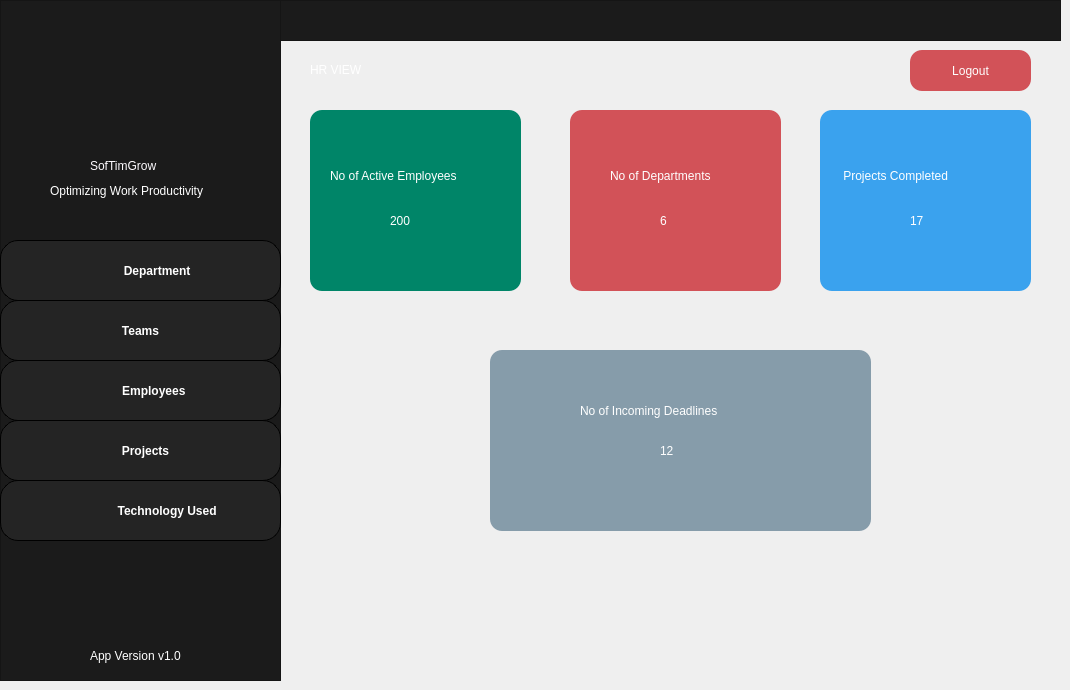
    <widget class="QWidget" name="HRView">
     <widget class="QFrame" name="frame_8">
      <property name="geometry">
       <rect>
        <x>280</x>
        <y>0</y>
        <width>781</width>
        <height>41</height>
       </rect>
      </property>
      <property name="styleSheet">
       <string notr="true">background-color:rgba(27,27,27,255);</string>
      </property>
      <property name="frameShape">
       <enum>QFrame::StyledPanel</enum>
      </property>
      <property name="frameShadow">
       <enum>QFrame::Raised</enum>
      </property>
     </widget>
     <widget class="QFrame" name="frame_9">
      <property name="geometry">
       <rect>
        <x>0</x>
        <y>0</y>
        <width>281</width>
        <height>681</height>
       </rect>
      </property>
      <property name="styleSheet">
       <string notr="true">background-color:rgba(27,27,27,255);</string>
      </property>
      <property name="frameShape">
       <enum>QFrame::StyledPanel</enum>
      </property>
      <property name="frameShadow">
       <enum>QFrame::Raised</enum>
      </property>
      <widget class="QLabel" name="label_19">
       <property name="geometry">
        <rect>
         <x>10</x>
         <y>10</y>
         <width>261</width>
         <height>151</height>
        </rect>
       </property>
       <property name="text">
        <string/>
       </property>
       <property name="pixmap">
        <pixmap resource="../resource.qrc">:/pics/picture/people.png</pixmap>
       </property>
       <property name="scaledContents">
        <bool>true</bool>
       </property>
      </widget>
      <widget class="QLabel" name="label_21">
       <property name="geometry">
        <rect>
         <x>50</x>
         <y>180</y>
         <width>201</width>
         <height>21</height>
        </rect>
       </property>
       <property name="styleSheet">
        <string notr="true">color: rgb(255, 255, 255);
font: italic 9pt &quot;Segoe UI&quot;;</string>
       </property>
       <property name="text">
        <string>Optimizing Work Productivity</string>
       </property>
      </widget>
      <widget class="QLabel" name="label_22">
       <property name="geometry">
        <rect>
         <x>90</x>
         <y>640</y>
         <width>121</width>
         <height>31</height>
        </rect>
       </property>
       <property name="styleSheet">
        <string notr="true">color:white;</string>
       </property>
       <property name="text">
        <string>App Version v1.0</string>
       </property>
      </widget>
      <widget class="QPushButton" name="pushButton_6">
       <property name="geometry">
        <rect>
         <x>0</x>
         <y>360</y>
         <width>281</width>
         <height>61</height>
        </rect>
       </property>
       <property name="styleSheet">
        <string notr="true">
QPushButton {
    /* Light Blue */
	background-color: rgb(36, 36, 36);

color:white;
font: 700 13pt &quot;Arial&quot;;
    border-radius: 18px;
border:1px solid black;
    padding: 5px;
    
    font-weight: bold;
}

QPushButton:hover {
	background-color: rgb(63, 63, 63);
	
}

QPushButton:pressed {
   
	background-color: rgb(65, 79, 72);
}</string>
       </property>
       <property name="text">
        <string>        Employees</string>
       </property>
      </widget>
      <widget class="QPushButton" name="pushButton_9">
       <property name="geometry">
        <rect>
         <x>0</x>
         <y>240</y>
         <width>281</width>
         <height>61</height>
        </rect>
       </property>
       <property name="styleSheet">
        <string notr="true">
QPushButton {
    /* Light Blue */
	background-color: rgb(36, 36, 36);

color:white;
font: 700 13pt &quot;Arial&quot;;
    border-radius: 18px;
border:1px solid black;
    padding: 5px;
    
    font-weight: bold;
}

QPushButton:hover {
	background-color: rgb(63, 63, 63);
	
}

QPushButton:pressed {
   
	background-color: rgb(65, 79, 72);
}</string>
       </property>
       <property name="text">
        <string>          Department</string>
       </property>
      </widget>
      <widget class="QPushButton" name="pushButton_10">
       <property name="geometry">
        <rect>
         <x>0</x>
         <y>300</y>
         <width>281</width>
         <height>61</height>
        </rect>
       </property>
       <property name="styleSheet">
        <string notr="true">
QPushButton {
    /* Light Blue */
	background-color: rgb(36, 36, 36);

color:white;
font: 700 13pt &quot;Arial&quot;;
    border-radius: 18px;
border:1px solid black;
    padding: 5px;
    
    font-weight: bold;
}

QPushButton:hover {
	background-color: rgb(63, 63, 63);
	
}

QPushButton:pressed {
   
	background-color: rgb(65, 79, 72);
}</string>
       </property>
       <property name="text">
        <string>Teams</string>
       </property>
      </widget>
      <widget class="QPushButton" name="pushButton_8">
       <property name="geometry">
        <rect>
         <x>0</x>
         <y>420</y>
         <width>281</width>
         <height>61</height>
        </rect>
       </property>
       <property name="styleSheet">
        <string notr="true">
QPushButton {
    /* Light Blue */
	background-color: rgb(36, 36, 36);

color:white;
font: 700 13pt &quot;Arial&quot;;
    border-radius: 18px;
border:1px solid black;
    padding: 5px;
    
    font-weight: bold;
}

QPushButton:hover {
	background-color: rgb(63, 63, 63);
	
}

QPushButton:pressed {
   
	background-color: rgb(65, 79, 72);
}</string>
       </property>
       <property name="text">
        <string>   Projects</string>
       </property>
      </widget>
      <widget class="QPushButton" name="pushButton_30">
       <property name="geometry">
        <rect>
         <x>0</x>
         <y>480</y>
         <width>281</width>
         <height>61</height>
        </rect>
       </property>
       <property name="styleSheet">
        <string notr="true">
QPushButton {
    /* Light Blue */
	background-color: rgb(36, 36, 36);

color:white;
font: 700 13pt &quot;Arial&quot;;
    border-radius: 18px;
border:1px solid black;
    padding: 5px;
    
    font-weight: bold;
}

QPushButton:hover {
	background-color: rgb(63, 63, 63);
	
}

QPushButton:pressed {
   
	background-color: rgb(65, 79, 72);
}</string>
       </property>
       <property name="text">
        <string>                Technology Used</string>
       </property>
      </widget>
      <widget class="QLabel" name="label_38">
       <property name="geometry">
        <rect>
         <x>42</x>
         <y>250</y>
         <width>51</width>
         <height>31</height>
        </rect>
       </property>
       <property name="styleSheet">
        <string notr="true">background-color:none;</string>
       </property>
       <property name="text">
        <string/>
       </property>
       <property name="pixmap">
        <pixmap resource="../resource.qrc">:/pics/picture/department.png</pixmap>
       </property>
       <property name="scaledContents">
        <bool>true</bool>
       </property>
      </widget>
     </widget>
     <widget class="QLabel" name="label_36">
      <property name="geometry">
       <rect>
        <x>310</x>
        <y>60</y>
        <width>191</width>
        <height>20</height>
       </rect>
      </property>
      <property name="styleSheet">
       <string notr="true">color:white;</string>
      </property>
      <property name="text">
       <string>HR VIEW</string>
      </property>
     </widget>
     <widget class="QFrame" name="frame_20">
      <property name="geometry">
       <rect>
        <x>310</x>
        <y>110</y>
        <width>211</width>
        <height>181</height>
       </rect>
      </property>
      <property name="styleSheet">
       <string notr="true">border-radius:12px;
background-color:rgba(0,133,104,255);</string>
      </property>
      <property name="frameShape">
       <enum>QFrame::StyledPanel</enum>
      </property>
      <property name="frameShadow">
       <enum>QFrame::Raised</enum>
      </property>
      <widget class="QLabel" name="label_47">
       <property name="geometry">
        <rect>
         <x>20</x>
         <y>50</y>
         <width>211</width>
         <height>31</height>
        </rect>
       </property>
       <property name="styleSheet">
        <string notr="true">font: 12pt &quot;Arial&quot;;
color:white;</string>
       </property>
       <property name="text">
        <string>No of Active Employees</string>
       </property>
      </widget>
      <widget class="QLabel" name="label_48">
       <property name="geometry">
        <rect>
         <x>80</x>
         <y>90</y>
         <width>41</width>
         <height>41</height>
        </rect>
       </property>
       <property name="styleSheet">
        <string notr="true">color: rgb(255, 255, 255);
font: 700 12pt &quot;Arial&quot;;</string>
       </property>
       <property name="text">
        <string>200</string>
       </property>
      </widget>
     </widget>
     <widget class="QFrame" name="frame_21">
      <property name="geometry">
       <rect>
        <x>570</x>
        <y>110</y>
        <width>211</width>
        <height>181</height>
       </rect>
      </property>
      <property name="styleSheet">
       <string notr="true">border-radius:12px;
background-color:rgba(210,82,88,255);</string>
      </property>
      <property name="frameShape">
       <enum>QFrame::StyledPanel</enum>
      </property>
      <property name="frameShadow">
       <enum>QFrame::Raised</enum>
      </property>
      <widget class="QLabel" name="label_49">
       <property name="geometry">
        <rect>
         <x>40</x>
         <y>50</y>
         <width>171</width>
         <height>31</height>
        </rect>
       </property>
       <property name="styleSheet">
        <string notr="true">font: 12pt &quot;Arial&quot;;
color:white;</string>
       </property>
       <property name="text">
        <string>No of Departments</string>
       </property>
      </widget>
      <widget class="QLabel" name="label_50">
       <property name="geometry">
        <rect>
         <x>90</x>
         <y>90</y>
         <width>41</width>
         <height>41</height>
        </rect>
       </property>
       <property name="styleSheet">
        <string notr="true">color: rgb(255, 255, 255);
font: 700 12pt &quot;Arial&quot;;</string>
       </property>
       <property name="text">
        <string>6</string>
       </property>
      </widget>
     </widget>
     <widget class="QFrame" name="frame_22">
      <property name="geometry">
       <rect>
        <x>490</x>
        <y>350</y>
        <width>381</width>
        <height>181</height>
       </rect>
      </property>
      <property name="styleSheet">
       <string notr="true">border-radius:12px;
background-color: rgb(134, 156, 170);</string>
      </property>
      <property name="frameShape">
       <enum>QFrame::StyledPanel</enum>
      </property>
      <property name="frameShadow">
       <enum>QFrame::Raised</enum>
      </property>
      <widget class="QLabel" name="label_51">
       <property name="geometry">
        <rect>
         <x>90</x>
         <y>40</y>
         <width>231</width>
         <height>41</height>
        </rect>
       </property>
       <property name="styleSheet">
        <string notr="true">font: 12pt &quot;Arial&quot;;
color:white;</string>
       </property>
       <property name="text">
        <string>No of Incoming Deadlines</string>
       </property>
      </widget>
      <widget class="QLabel" name="label_52">
       <property name="geometry">
        <rect>
         <x>170</x>
         <y>80</y>
         <width>41</width>
         <height>41</height>
        </rect>
       </property>
       <property name="styleSheet">
        <string notr="true">color: rgb(255, 255, 255);
font: 700 12pt &quot;Arial&quot;;</string>
       </property>
       <property name="text">
        <string>12</string>
       </property>
      </widget>
     </widget>
     <widget class="QFrame" name="frame_23">
      <property name="geometry">
       <rect>
        <x>820</x>
        <y>110</y>
        <width>211</width>
        <height>181</height>
       </rect>
      </property>
      <property name="styleSheet">
       <string notr="true">border-radius:12px;
background-color:rgba(58,162,238,255);</string>
      </property>
      <property name="frameShape">
       <enum>QFrame::StyledPanel</enum>
      </property>
      <property name="frameShadow">
       <enum>QFrame::Raised</enum>
      </property>
      <widget class="QLabel" name="label_53">
       <property name="geometry">
        <rect>
         <x>20</x>
         <y>50</y>
         <width>201</width>
         <height>31</height>
        </rect>
       </property>
       <property name="styleSheet">
        <string notr="true">font: 12pt &quot;Arial&quot;;
color:white;</string>
       </property>
       <property name="text">
        <string> Projects Completed </string>
       </property>
       <property name="scaledContents">
        <bool>true</bool>
       </property>
       <property name="wordWrap">
        <bool>false</bool>
       </property>
      </widget>
      <widget class="QLabel" name="label_54">
       <property name="geometry">
        <rect>
         <x>90</x>
         <y>90</y>
         <width>41</width>
         <height>41</height>
        </rect>
       </property>
       <property name="styleSheet">
        <string notr="true">color: rgb(255, 255, 255);
font: 700 12pt &quot;Arial&quot;;</string>
       </property>
       <property name="text">
        <string>17</string>
       </property>
      </widget>
     </widget>
     <widget class="QLabel" name="label_191">
      <property name="geometry">
       <rect>
        <x>90</x>
        <y>150</y>
        <width>111</width>
        <height>31</height>
       </rect>
      </property>
      <property name="styleSheet">
       <string notr="true">color: rgb(254, 251, 255);
background-color:none;
font: 700 11pt &quot;Arial&quot;;</string>
      </property>
      <property name="text">
       <string>SofTimGrow</string>
      </property>
     </widget>
     <widget class="QPushButton" name="pushButton_80">
      <property name="geometry">
       <rect>
        <x>910</x>
        <y>50</y>
        <width>121</width>
        <height>41</height>
       </rect>
      </property>
      <property name="styleSheet">
       <string notr="true">border-radius:12px;
background-color:rgba(210,82,88,255);
color:white;
font: 11pt &quot;Arial&quot;;</string>
      </property>
      <property name="text">
       <string>Logout</string>
      </property>
     </widget>
    </widget>
